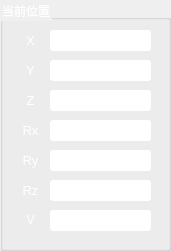
  <widget class="QGroupBox" name="CurruntPosBox">
   <property name="geometry">
    <rect>
     <x>470</x>
     <y>170</y>
     <width>171</width>
     <height>251</height>
    </rect>
   </property>
   <property name="styleSheet">
    <string notr="true">color: rgb(255, 255, 255);</string>
   </property>
   <property name="title">
    <string>当前位置</string>
   </property>
   <widget class="QLabel" name="label_10">
    <property name="geometry">
     <rect>
      <x>10</x>
      <y>120</y>
      <width>41</width>
      <height>21</height>
     </rect>
    </property>
    <property name="text">
     <string>&lt;html&gt;&lt;head/&gt;&lt;body&gt;&lt;p&gt;&lt;span style=&quot; font-size:10pt;&quot;&gt;Rx&lt;/span&gt;&lt;/p&gt;&lt;/body&gt;&lt;/html&gt;</string>
    </property>
    <property name="textFormat">
     <enum>Qt::AutoText</enum>
    </property>
    <property name="alignment">
     <set>Qt::AlignCenter</set>
    </property>
   </widget>
   <widget class="QLabel" name="label_14">
    <property name="geometry">
     <rect>
      <x>10</x>
      <y>210</y>
      <width>41</width>
      <height>21</height>
     </rect>
    </property>
    <property name="text">
     <string>&lt;html&gt;&lt;head/&gt;&lt;body&gt;&lt;p&gt;V&lt;/p&gt;&lt;/body&gt;&lt;/html&gt;</string>
    </property>
    <property name="textFormat">
     <enum>Qt::AutoText</enum>
    </property>
    <property name="alignment">
     <set>Qt::AlignCenter</set>
    </property>
   </widget>
   <widget class="QLabel" name="label_8">
    <property name="geometry">
     <rect>
      <x>10</x>
      <y>60</y>
      <width>41</width>
      <height>21</height>
     </rect>
    </property>
    <property name="text">
     <string>&lt;html&gt;&lt;head/&gt;&lt;body&gt;&lt;p&gt;&lt;span style=&quot; font-size:10pt;&quot;&gt;Y&lt;/span&gt;&lt;/p&gt;&lt;/body&gt;&lt;/html&gt;</string>
    </property>
    <property name="textFormat">
     <enum>Qt::AutoText</enum>
    </property>
    <property name="alignment">
     <set>Qt::AlignCenter</set>
    </property>
   </widget>
   <widget class="QLabel" name="label_12">
    <property name="geometry">
     <rect>
      <x>10</x>
      <y>180</y>
      <width>41</width>
      <height>21</height>
     </rect>
    </property>
    <property name="text">
     <string>&lt;html&gt;&lt;head/&gt;&lt;body&gt;&lt;p&gt;&lt;span style=&quot; font-size:10pt;&quot;&gt;Rz&lt;/span&gt;&lt;/p&gt;&lt;/body&gt;&lt;/html&gt;</string>
    </property>
    <property name="textFormat">
     <enum>Qt::AutoText</enum>
    </property>
    <property name="alignment">
     <set>Qt::AlignCenter</set>
    </property>
   </widget>
   <widget class="QLabel" name="CurYLabel">
    <property name="geometry">
     <rect>
      <x>50</x>
      <y>60</y>
      <width>101</width>
      <height>21</height>
     </rect>
    </property>
    <property name="styleSheet">
     <string notr="true">background-color: rgb(255, 255, 255);
color: rgb(0, 0, 0);
border-radius:3px;</string>
    </property>
    <property name="frameShape">
     <enum>QFrame::StyledPanel</enum>
    </property>
    <property name="frameShadow">
     <enum>QFrame::Sunken</enum>
    </property>
    <property name="text">
     <string/>
    </property>
    <property name="alignment">
     <set>Qt::AlignCenter</set>
    </property>
   </widget>
   <widget class="QLabel" name="CurVLabel">
    <property name="geometry">
     <rect>
      <x>50</x>
      <y>210</y>
      <width>101</width>
      <height>21</height>
     </rect>
    </property>
    <property name="styleSheet">
     <string notr="true">background-color: rgb(255, 255, 255);
color: rgb(0, 0, 0);
border-radius:3px;</string>
    </property>
    <property name="frameShape">
     <enum>QFrame::StyledPanel</enum>
    </property>
    <property name="frameShadow">
     <enum>QFrame::Sunken</enum>
    </property>
    <property name="text">
     <string/>
    </property>
    <property name="alignment">
     <set>Qt::AlignCenter</set>
    </property>
   </widget>
   <widget class="QLabel" name="CurXLabel">
    <property name="geometry">
     <rect>
      <x>50</x>
      <y>30</y>
      <width>101</width>
      <height>21</height>
     </rect>
    </property>
    <property name="styleSheet">
     <string notr="true">background-color: rgb(255, 255, 255);
color: rgb(0, 0, 0);
border-radius:3px;</string>
    </property>
    <property name="frameShape">
     <enum>QFrame::WinPanel</enum>
    </property>
    <property name="frameShadow">
     <enum>QFrame::Sunken</enum>
    </property>
    <property name="text">
     <string/>
    </property>
    <property name="alignment">
     <set>Qt::AlignCenter</set>
    </property>
   </widget>
   <widget class="QLabel" name="CurRyLabel">
    <property name="geometry">
     <rect>
      <x>50</x>
      <y>150</y>
      <width>101</width>
      <height>21</height>
     </rect>
    </property>
    <property name="styleSheet">
     <string notr="true">background-color: rgb(255, 255, 255);
color: rgb(0, 0, 0);
border-radius:3px;</string>
    </property>
    <property name="frameShape">
     <enum>QFrame::StyledPanel</enum>
    </property>
    <property name="frameShadow">
     <enum>QFrame::Sunken</enum>
    </property>
    <property name="text">
     <string/>
    </property>
    <property name="alignment">
     <set>Qt::AlignCenter</set>
    </property>
   </widget>
   <widget class="QLabel" name="label_7">
    <property name="geometry">
     <rect>
      <x>10</x>
      <y>30</y>
      <width>41</width>
      <height>21</height>
     </rect>
    </property>
    <property name="text">
     <string>&lt;html&gt;&lt;head/&gt;&lt;body&gt;&lt;p&gt;&lt;span style=&quot; font-size:10pt;&quot;&gt;X&lt;/span&gt;&lt;/p&gt;&lt;/body&gt;&lt;/html&gt;</string>
    </property>
    <property name="textFormat">
     <enum>Qt::AutoText</enum>
    </property>
    <property name="alignment">
     <set>Qt::AlignCenter</set>
    </property>
   </widget>
   <widget class="QLabel" name="label_9">
    <property name="geometry">
     <rect>
      <x>10</x>
      <y>90</y>
      <width>41</width>
      <height>21</height>
     </rect>
    </property>
    <property name="text">
     <string>&lt;html&gt;&lt;head/&gt;&lt;body&gt;&lt;p&gt;&lt;span style=&quot; font-size:10pt;&quot;&gt;Z&lt;/span&gt;&lt;/p&gt;&lt;/body&gt;&lt;/html&gt;</string>
    </property>
    <property name="textFormat">
     <enum>Qt::AutoText</enum>
    </property>
    <property name="alignment">
     <set>Qt::AlignCenter</set>
    </property>
   </widget>
   <widget class="QLabel" name="CurZLabel">
    <property name="geometry">
     <rect>
      <x>50</x>
      <y>90</y>
      <width>101</width>
      <height>21</height>
     </rect>
    </property>
    <property name="styleSheet">
     <string notr="true">background-color: rgb(255, 255, 255);
color: rgb(0, 0, 0);
border-radius:3px;</string>
    </property>
    <property name="frameShape">
     <enum>QFrame::StyledPanel</enum>
    </property>
    <property name="frameShadow">
     <enum>QFrame::Sunken</enum>
    </property>
    <property name="text">
     <string/>
    </property>
    <property name="alignment">
     <set>Qt::AlignCenter</set>
    </property>
   </widget>
   <widget class="QLabel" name="CurRxLabel">
    <property name="geometry">
     <rect>
      <x>50</x>
      <y>120</y>
      <width>101</width>
      <height>21</height>
     </rect>
    </property>
    <property name="styleSheet">
     <string notr="true">background-color: rgb(255, 255, 255);
color: rgb(0, 0, 0);
border-radius:3px;</string>
    </property>
    <property name="frameShape">
     <enum>QFrame::StyledPanel</enum>
    </property>
    <property name="frameShadow">
     <enum>QFrame::Sunken</enum>
    </property>
    <property name="text">
     <string/>
    </property>
    <property name="alignment">
     <set>Qt::AlignCenter</set>
    </property>
   </widget>
   <widget class="QLabel" name="label_11">
    <property name="geometry">
     <rect>
      <x>10</x>
      <y>150</y>
      <width>41</width>
      <height>21</height>
     </rect>
    </property>
    <property name="text">
     <string>&lt;html&gt;&lt;head/&gt;&lt;body&gt;&lt;p&gt;&lt;span style=&quot; font-size:10pt;&quot;&gt;Ry&lt;/span&gt;&lt;/p&gt;&lt;/body&gt;&lt;/html&gt;</string>
    </property>
    <property name="textFormat">
     <enum>Qt::AutoText</enum>
    </property>
    <property name="alignment">
     <set>Qt::AlignCenter</set>
    </property>
   </widget>
   <widget class="QLabel" name="CurRzLabel">
    <property name="geometry">
     <rect>
      <x>50</x>
      <y>180</y>
      <width>101</width>
      <height>21</height>
     </rect>
    </property>
    <property name="styleSheet">
     <string notr="true">background-color: rgb(255, 255, 255);
color: rgb(0, 0, 0);
border-radius:3px;</string>
    </property>
    <property name="frameShape">
     <enum>QFrame::StyledPanel</enum>
    </property>
    <property name="frameShadow">
     <enum>QFrame::Sunken</enum>
    </property>
    <property name="text">
     <string/>
    </property>
    <property name="alignment">
     <set>Qt::AlignCenter</set>
    </property>
   </widget>
  </widget>
